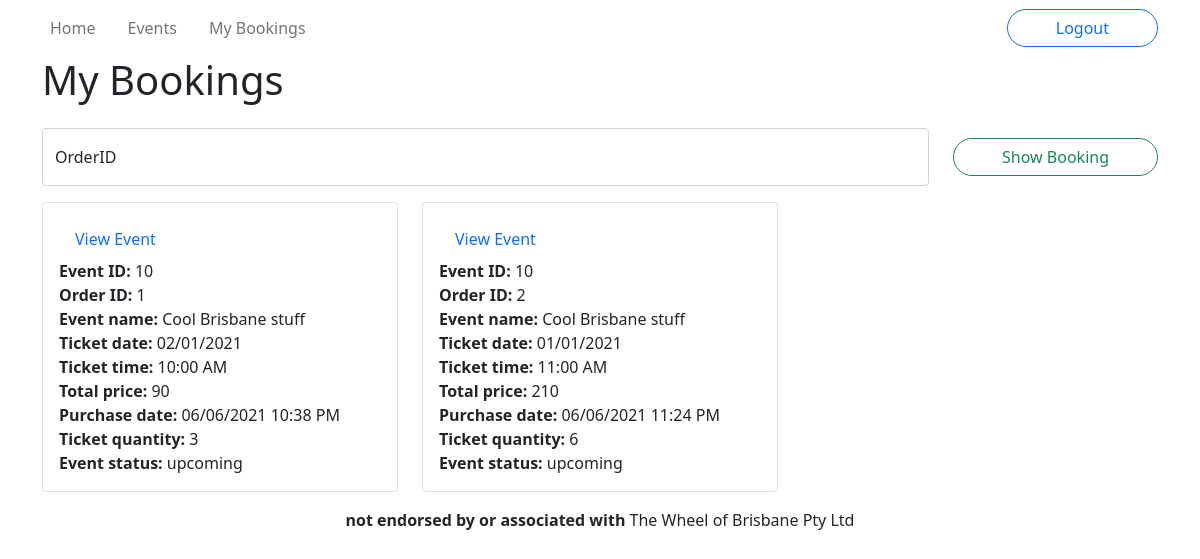
/bookings (signed in), run on an earlier commit of the app's database.
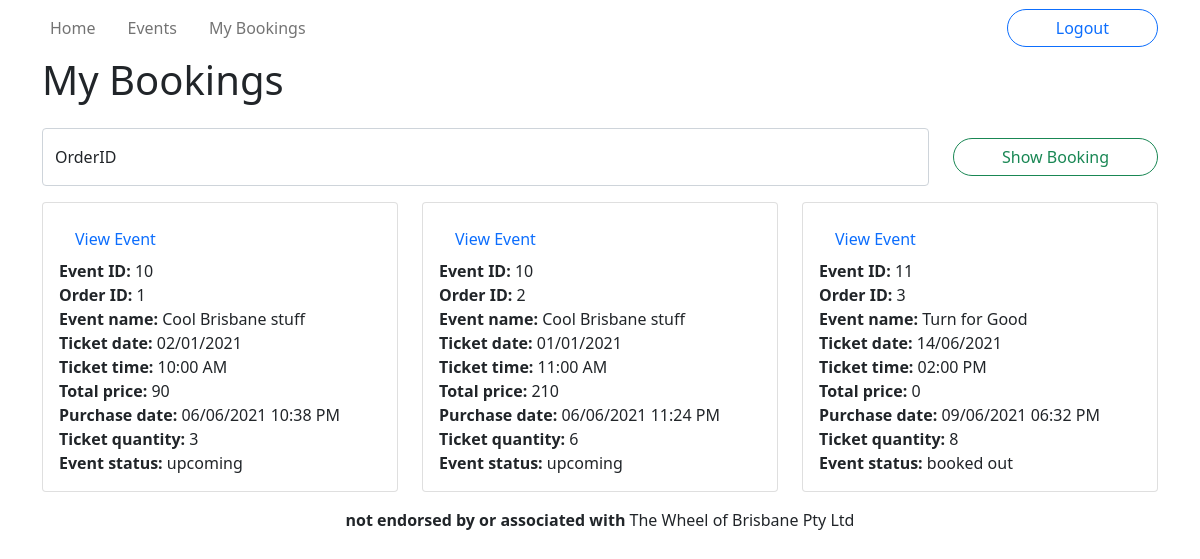
And on a later commit of the database.
### wheel/models.py (models this page shows, shortened)
class Event(db.Model):
    __tablename__ = 'events'
    id = db.Column(db.Integer, primary_key=True)
    name = db.Column(db.String(255), nullable=False)
    description = db.Column(db.Text)
    category = db.Column(db.String(40))
    status = db.Column(db.Enum('upcoming', 'inactive', 'cancelled', 'booked out'), nullable=False)
    image = db.Column(db.String(255))
    reviews = db.relationship('Review', backref='event')
    tickets = db.relationship('Ticket', backref='event')

### wheel/views.py (the view)
@main.route('/bookings')
@login_required
def bookings():
    bookings = Booking.getAllByUser(current_user.id)
    dictionary = {}
    for booking in bookings:
        ticket = Ticket.query.get(booking.ticket_id)
        event = Event.query.get(ticket.event_id)
        dictionary[booking.id] = {
            "Event ID: " : event.id, # have to have event ID in here for linking purposes
            "Order ID:": booking.id,
            "Event name: ": event.name,
            "Ticket date: ": ticket.datetime.strftime("%d/%m/%Y"),
            "Ticket time: ": ticket.datetime.strftime("%I:%M %p"),
            "Total price: ": booking.total_price,
            "Purchase date: ": booking.purchase_datetime.strftime("%d/%m/%Y %I:%M %p"),
            "Ticket quantity: ": booking.qty,
            "Event status: ": event.status,
        }
    print(dictionary.values())
    return render_template('bookings.html', bookings = dictionary)

### wheel/__init__.py (called while the page is built)
def create_app():
    app = Flask(__name__)
    app.env = 'development'
    app.debug = True
    app.config['SECRET_KEY'] = 'h78gf43083740h3'
    app.config['SQLALCHEMY_DATABASE_URI'] = 'sqlite:///wheel.sqlite'
    db.init_app(app)
    bootstrap = Bootstrap(app)
    login_manager = LoginManager()
    login_manager.login_view = 'auth.login'
    login_manager.init_app(app)
    from .models import User
    @login_manager.user_loader
    def load_user(user_id):
        return User.get(int(user_id))
    from . import views
    app.register_blueprint(views.main)
    app.register_blueprint(views.events)
    from . import auth
    app.register_blueprint(auth.auth)
    return app

### wheel/models.py (called while the page is built)
    @staticmethod
    def get(id: int):
        return User.query.get(id)

    @staticmethod
    def getAllByUser(user_id):
        return Booking.query.filter_by(user_id=user_id)

### wheel/templates/bookings.html (shortened to what this page needs)
{% extends 'base.html' %}
{% block title %}My Bookings{% endblock %}
{% block content %}
<form id="search" class="row mb-3" method="POST">
    <div class="col">
        <div class="form-floating">
            <input id="orderID" name="orderID" type="number"
                    placeholder="show order by ID"
                    class="form-control" required >
            <label for="orderID">OrderID</label>
        </div>
    </div>
    <div class="col-auto my-auto">
        <button type="submit" class="btn btn-outline-success rounded-pill px-5">Show Booking</button>
    </div>
</form>
<section class="row row-cols-1 row-cols-md-2 row-cols-xl-3 g-4 mb-3">
    {% for key, value in bookings.items() %}
        <div id="{{ key }}" class="col">
            <div class="card">
                <div class="card-body">
                    <a href="{{ url_for('events.view', id=value['Event ID: '])}}" class="nav-link">View Event</a>
                {% for key, value in value.items() %}
                <div><strong>{{ key }} </strong>{{ value }}</div>
                {% endfor %}
                </div>
            </div>
        </div>
    {% endfor %}
</section>
{% endblock %}

What changed in the data, as far as the page shows it:
added Event: key "Event name:", name "Turn for Good"
Also different on the page:
new list line: "View Event Event ID: 11 Order ID: 3 Ticket date: 14/06/2021 Ticket time: 02:00 PM Total price: 0 Purchase date: 09/06/2021 06:32 PM Ticket quantity: 8 Event status: booked out"
